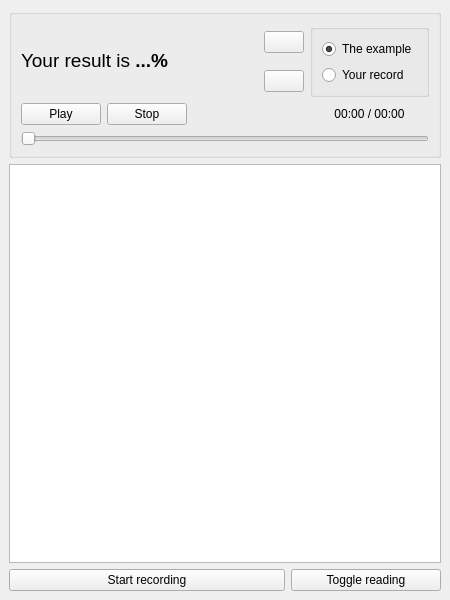
<?xml version="1.0" encoding="UTF-8"?>
<ui version="4.0">
 <author>Alexander Rusakevich</author>
 <class>MainWindow</class>
 <widget class="QMainWindow" name="MainWindow">
  <property name="geometry">
   <rect>
    <x>0</x>
    <y>0</y>
    <width>450</width>
    <height>600</height>
   </rect>
  </property>
  <property name="minimumSize">
   <size>
    <width>0</width>
    <height>0</height>
   </size>
  </property>
  <property name="windowTitle">
   <string>kater</string>
  </property>
  <property name="styleSheet">
   <string notr="true"/>
  </property>
  <widget class="QWidget" name="centralwidget">
   <property name="sizePolicy">
    <sizepolicy hsizetype="Preferred" vsizetype="Preferred">
     <horstretch>0</horstretch>
     <verstretch>0</verstretch>
    </sizepolicy>
   </property>
   <property name="minimumSize">
    <size>
     <width>450</width>
     <height>400</height>
    </size>
   </property>
   <property name="maximumSize">
    <size>
     <width>16777215</width>
     <height>16777215</height>
    </size>
   </property>
   <layout class="QGridLayout" name="gridLayout_2">
    <item row="2" column="1">
     <widget class="QPushButton" name="toggleReadingBtn">
      <property name="maximumSize">
       <size>
        <width>150</width>
        <height>16777215</height>
       </size>
      </property>
      <property name="toolTip">
       <string>&lt;html&gt;&lt;head/&gt;&lt;body&gt;&lt;p&gt;Press &amp;lt;Ctrl-T&amp;gt; to toggle reading&lt;/p&gt;&lt;/body&gt;&lt;/html&gt;</string>
      </property>
      <property name="text">
       <string>Toggle reading</string>
      </property>
      <property name="shortcut">
       <string>Ctrl+T</string>
      </property>
      <property name="is_reading_shown" stdset="0">
       <bool>true</bool>
      </property>
     </widget>
    </item>
    <item row="1" column="0" colspan="2">
     <widget class="QTextBrowser" name="readingText">
      <property name="font">
       <font>
        <pointsize>16</pointsize>
       </font>
      </property>
      <property name="placeholderText">
       <string/>
      </property>
     </widget>
    </item>
    <item row="2" column="0">
     <widget class="QPushButton" name="startRecordingBtn">
      <property name="toolTip">
       <string>&lt;html&gt;&lt;head/&gt;&lt;body&gt;&lt;p&gt;Press &amp;lt;SPACE&amp;gt; to toggle recording&lt;/p&gt;&lt;/body&gt;&lt;/html&gt;</string>
      </property>
      <property name="text">
       <string>Start recording</string>
      </property>
      <property name="is_recording" stdset="0">
       <bool>false</bool>
      </property>
     </widget>
    </item>
    <item row="0" column="0" colspan="2">
     <widget class="QGroupBox" name="groupBox">
      <property name="title">
       <string/>
      </property>
      <layout class="QGridLayout" name="gridLayout">
       <item row="3" column="1">
        <widget class="QPushButton" name="stopBtn">
         <property name="maximumSize">
          <size>
           <width>80</width>
           <height>16777215</height>
          </size>
         </property>
         <property name="text">
          <string>Stop</string>
         </property>
        </widget>
       </item>
       <item row="4" column="0" colspan="6">
        <widget class="QSlider" name="recordTimeSlider">
         <property name="orientation">
          <enum>Qt::Horizontal</enum>
         </property>
        </widget>
       </item>
       <item row="3" column="2" colspan="3">
        <spacer name="horizontalSpacer">
         <property name="orientation">
          <enum>Qt::Horizontal</enum>
         </property>
         <property name="sizeHint" stdset="0">
          <size>
           <width>40</width>
           <height>20</height>
          </size>
         </property>
        </spacer>
       </item>
       <item row="3" column="0">
        <widget class="QPushButton" name="playBtn">
         <property name="maximumSize">
          <size>
           <width>80</width>
           <height>16777215</height>
          </size>
         </property>
         <property name="text">
          <string>Play</string>
         </property>
         <property name="is_playing" stdset="0">
          <bool>false</bool>
         </property>
        </widget>
       </item>
       <item row="3" column="5">
        <widget class="QLabel" name="playTimeLabel">
         <property name="layoutDirection">
          <enum>Qt::LeftToRight</enum>
         </property>
         <property name="text">
          <string>00:00 / 00:00</string>
         </property>
         <property name="alignment">
          <set>Qt::AlignCenter</set>
         </property>
         <property name="wordWrap">
          <bool>true</bool>
         </property>
        </widget>
       </item>
       <item row="0" column="4">
        <widget class="QPushButton" name="showFullResultBtn">
         <property name="text">
          <string/>
         </property>
        </widget>
       </item>
       <item row="0" column="5" rowspan="2">
        <widget class="QGroupBox" name="groupBoxSelectRecord">
         <property name="maximumSize">
          <size>
           <width>140</width>
           <height>16777215</height>
          </size>
         </property>
         <property name="title">
          <string/>
         </property>
         <layout class="QVBoxLayout" name="verticalLayout">
          <item>
           <widget class="QRadioButton" name="radioButtonExample">
            <property name="text">
             <string>The example</string>
            </property>
            <property name="checked">
             <bool>true</bool>
            </property>
           </widget>
          </item>
          <item>
           <widget class="QRadioButton" name="radioButtonUserRecord">
            <property name="maximumSize">
             <size>
              <width>16777215</width>
              <height>16777215</height>
             </size>
            </property>
            <property name="text">
             <string>Your record</string>
            </property>
            <property name="checked">
             <bool>false</bool>
            </property>
           </widget>
          </item>
         </layout>
        </widget>
       </item>
       <item row="0" column="0" rowspan="2" colspan="3">
        <widget class="QLabel" name="resultLabel">
         <property name="font">
          <font>
           <pointsize>10</pointsize>
          </font>
         </property>
         <property name="cursor">
          <cursorShape>PointingHandCursor</cursorShape>
         </property>
         <property name="text">
          <string>&lt;html&gt;&lt;head/&gt;&lt;body&gt;&lt;p&gt;&lt;span style=&quot; font-size:14pt;&quot;&gt;Your result is &lt;/span&gt;&lt;span style=&quot; font-size:14pt; font-weight:600;&quot;&gt;...%&lt;/span&gt;&lt;/p&gt;&lt;/body&gt;&lt;/html&gt;</string>
         </property>
         <property name="alignment">
          <set>Qt::AlignLeading|Qt::AlignLeft|Qt::AlignVCenter</set>
         </property>
        </widget>
       </item>
       <item row="1" column="4">
        <widget class="QPushButton" name="resetAllBtn">
         <property name="toolTip">
          <string>&lt;html&gt;&lt;head/&gt;&lt;body&gt;&lt;p&gt;Press &amp;lt;Ctrl-R&amp;gt; to reset all&lt;/p&gt;&lt;/body&gt;&lt;/html&gt;</string>
         </property>
         <property name="text">
          <string/>
         </property>
         <property name="shortcut">
          <string>Ctrl+R</string>
         </property>
        </widget>
       </item>
      </layout>
     </widget>
    </item>
   </layout>
  </widget>
 </widget>
 <resources/>
 <connections/>
</ui>
